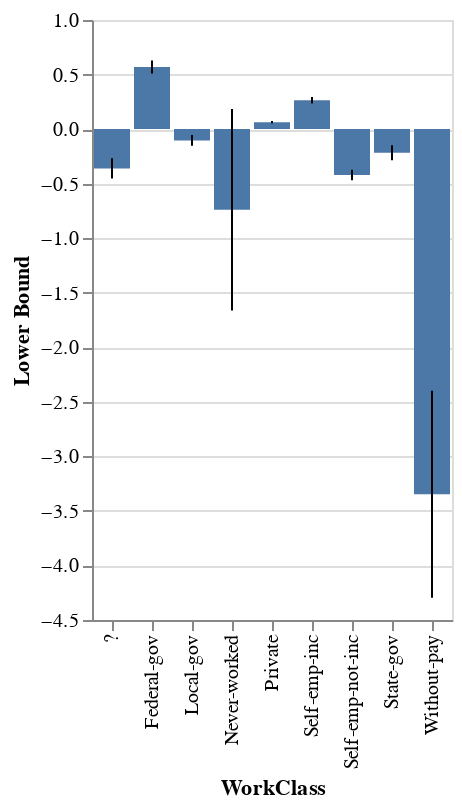

Notebook code cell kept with this figure:
### Code cell
agent_chain.run("请画一个图来展示WorkClass 特征")

### Figure 1 — Vega-Lite specification as saved in the notebook (floating-point values rounded to 4 significant figures)
{"config": {"view": {"continuousWidth": 300, "continuousHeight": 300}}, "layer": [{"mark": {"type": "bar"}, "encoding": {"x": {"field": "WorkClass", "type": "nominal"}, "y": {"field": "Mean", "type": "quantitative"}}}, {"mark": {"type": "errorbar"}, "encoding": {"x": {"field": "WorkClass", "type": "nominal"}, "y": {"field": "Lower Bound", "type": "quantitative"}, "y2": {"field": "Upper Bound"}}}], "data": {"name": "data-ad330ae6663424588a102f0e62a1ac69"}, "$schema": "https://vega.github.io/schema/vega-lite/v5.8.0.json", "datasets": {"data-ad330ae6663424588a102f0e62a1ac69": [{"WorkClass": " ?", "Mean": -0.361, "Lower Bound": -0.454, "Upper Bound": -0.268}, {"WorkClass": " Federal-gov", "Mean": 0.569, "Lower Bound": 0.51, "Upper Bound": 0.628}, {"WorkClass": " Local-gov", "Mean": -0.104, "Lower Bound": -0.153, "Upper Bound": -0.055}, {"WorkClass": " Never-worked", "Mean": -0.74, "Lower Bound": -1.664, "Upper Bound": 0.185}, {"WorkClass": " Private", "Mean": 0.063, "Lower Bound": 0.052, "Upper Bound": 0.075}, {"WorkClass": " Self-emp-inc", "Mean": 0.265, "Lower Bound": 0.235, "Upper Bound": 0.295}, {"WorkClass": " Self-emp-not-inc", "Mean": -0.421, "Lower Bound": -0.47, "Upper Bound": -0.372}, {"WorkClass": " State-gov", "Mean": -0.218, "Lower Bound": -0.286, "Upper Bound": -0.149}, {"WorkClass": " Without-pay", "Mean": -3.347, "Lower Bound": -4.295, "Upper Bound": -2.398}]}}
